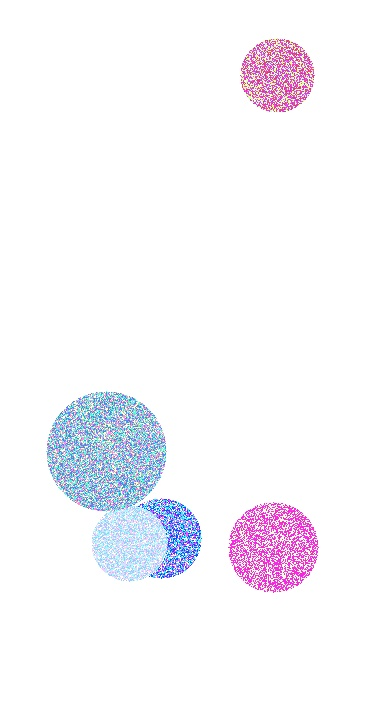
#> input picture images/circulo1.jpg, 378 x 702 px
$ python -i analisis_circulos.py   (imports and definitions only)
#> lines starting #> are read from the running program, lines starting #| are printed output that depends on the picture; after the words box and inside, x2 and y2 are one past the last pixel; in counts of white or black regions, pixels touching at a corner belong together
import cv2
import numpy as np
import matplotlib.pyplot as plt
import os
import pandas as pd
from datetime import datetime

class AnalizadorCirculos:
    def __init__(self, carpeta_imagenes='images/', carpeta_resultados='resultados/'):
        self.carpeta_imagenes = carpeta_imagenes
        self.carpeta_resultados = carpeta_resultados

        # Crear carpeta de resultados si no existe
        if not os.path.exists(self.carpeta_resultados):
            os.makedirs(self.carpeta_resultados)

        self.resultados_df = pd.DataFrame(columns=[
            'Nombre_Imagen', 'Formato', 'Tamaño', 'Num_Circulos',
            'Area_Media', 'Area_Max', 'Area_Min',
            'Perimetro_Medio', 'Perimetro_Max', 'Perimetro_Min',
            'Radio_Medio', 'Radio_Max', 'Radio_Min',
            'Filtro_Usado', 'Metodo_Deteccion'
        ])

        # Atributos para almacenar resultados de análisis
        self.imagen_original = None
        self.imagen_rgb = None
        self.imagen_gris = None
        self.nombre_imagen = None
        self.formato_imagen = None
        self.tamaño_imagen = None
        self.circulos = None
        self.circulos_contornos = None
        self.areas = []
        self.perimetros = []
        self.radios = []

    def cargar_imagen(self, ruta_imagen):
        """Carga una imagen desde la ruta especificada."""
#> called with ruta_imagen = '../images/circulo1.jpg'
        self.imagen_original = cv2.imread(ruta_imagen)
#> self.imagen_original is the input picture: shape (702, 378, 3); mean B, G, R 250.8, 246.3, 247.4
        if self.imagen_original is None:
            raise ValueError(f"No se pudo cargar la imagen: {ruta_imagen}")

        # Convertir BGR a RGB para visualización con matplotlib
        self.imagen_rgb = cv2.cvtColor(self.imagen_original, cv2.COLOR_BGR2RGB)
        self.nombre_imagen = os.path.basename(ruta_imagen)
        self.formato_imagen = os.path.splitext(ruta_imagen)[1]
        self.tamaño_imagen = self.imagen_original.shape

        return self.imagen_rgb

    def convertir_escala_grises(self, imagen=None):
        """Convierte una imagen a escala de grises."""
        if imagen is None:
            imagen = self.imagen_original

        if len(imagen.shape) == 2:  # Ya es escala de grises
            self.imagen_gris = imagen
            return self.imagen_gris

        self.imagen_gris = cv2.cvtColor(imagen, cv2.COLOR_BGR2GRAY)
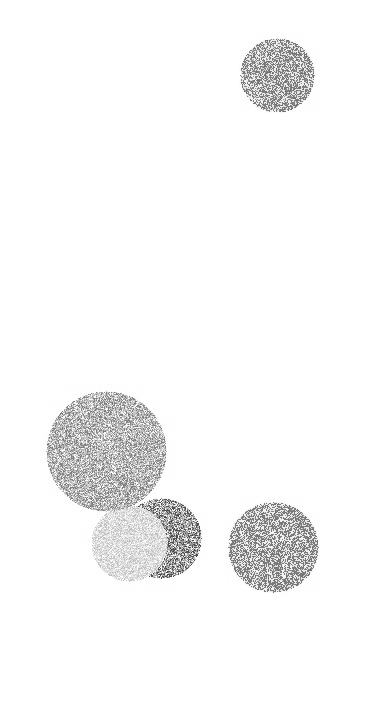
#> self.imagen_gris: shape (702, 378); min 69, max 255, mean 247.1
        return self.imagen_gris

    def detectar_circulos_hough(self, imagen=None, metodo=cv2.HOUGH_GRADIENT,
                                dp=1, minDist=50, param1=50, param2=30,
                                minRadius=0, maxRadius=0):
        """
        Detecta círculos usando la transformada de Hough.

        Args:
            imagen: Imagen en escala de grises (si es None, usa la imagen cargada)
            metodo: Método de detección (por defecto cv2.HOUGH_GRADIENT)
            dp: Resolución del acumulador
            minDist: Distancia mínima entre círculos
            param1: Umbral para el detector de bordes
            param2: Umbral para la detección de centros
            minRadius: Radio mínimo a detectar
            maxRadius: Radio máximo a detectar

        Returns:
            Tupla (imagen_con_circulos, circulos_detectados)
        """
        if imagen is None:
            if not hasattr(self, 'imagen_gris') or self.imagen_gris is None:
                self.imagen_gris = self.convertir_escala_grises()
            imagen = self.imagen_gris

        self.circulos = cv2.HoughCircles(
            imagen,
            metodo,
            dp,
            minDist,
            param1=param1,
            param2=param2,
            minRadius=minRadius,
            maxRadius=maxRadius
        )

        # Crear una copia de la imagen original para dibujar los círculos
        self.imagen_con_circulos = self.imagen_rgb.copy() if hasattr(self, 'imagen_rgb') else None

        # Limpiar métricas anteriores
        self.areas = []
        self.perimetros = []
        self.radios = []

        if self.circulos is not None:
            # Convertir los valores a enteros
            self.circulos = np.uint16(np.around(self.circulos))

            for circulo in self.circulos[0, :]:
                centro_x, centro_y, radio = circulo[0], circulo[1], circulo[2]

                # Calcular área y perímetro
                area = np.pi * radio ** 2
                perimetro = 2 * np.pi * radio

                # Guardar métricas
                self.areas.append(area)
                self.perimetros.append(perimetro)
                self.radios.append(radio)

                # Dibujar círculo en la imagen
                if self.imagen_con_circulos is not None:
                    cv2.circle(self.imagen_con_circulos, (centro_x, centro_y), radio, (0, 255, 0), 2)
                    cv2.circle(self.imagen_con_circulos, (centro_x, centro_y), 2, (255, 0, 0), 3)

        return self.imagen_con_circulos, self.circulos

    # [121 lines left out: functions detectar_circulos_contornos, analizar_circulos, not called in this run]

    def procesar_imagen(self, ruta_imagen, metodo_deteccion='hough'):
        """
        Procesa una imagen completa aplicando una serie de pasos para detectar círculos.

        Args:
            ruta_imagen: Ruta a la imagen a procesar
            metodo_deteccion: Método de detección ('hough' o 'contornos')

        Returns:
            Tupla (imagen_resultado, circulos_detectados)
        """
        print(f"Procesando imagen: {ruta_imagen}")

        # Cargar imagen
        self.cargar_imagen(ruta_imagen)

        # Convertir a escala de grises
        imagen_gris = self.convertir_escala_grises()

        # Aplicar filtro gaussiano para reducir ruido
        imagen_filtrada = cv2.GaussianBlur(self.imagen_original, (5, 5), 0)
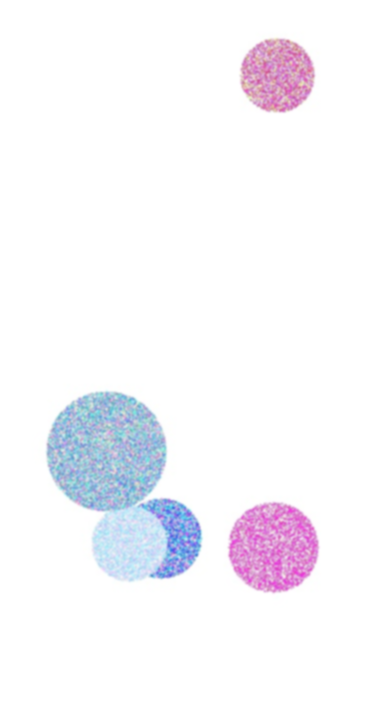
#> imagen_filtrada: shape (702, 378, 3); mean B, G, R 250.8, 246.3, 247.4

        # Convertir imagen filtrada a escala de grises
        imagen_filtrada_gris = self.convertir_escala_grises(imagen_filtrada)

        # Binarizar imagen
        _, imagen_binaria = cv2.threshold(imagen_filtrada_gris, 127, 255, cv2.THRESH_BINARY)
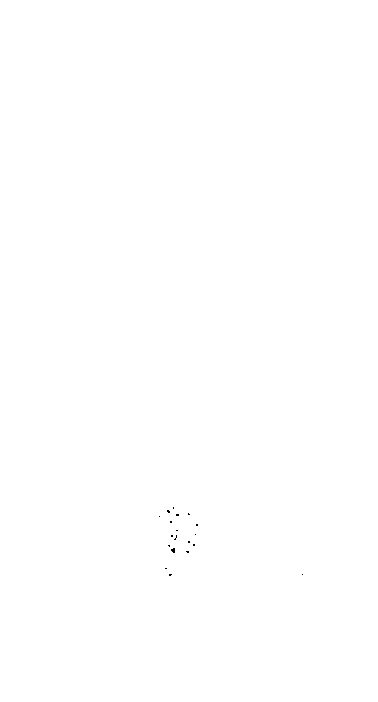
#> imagen_binaria: shape (702, 378); 100% white; black in thin lines or dots, all inside (x1, y1, x2, y2) = (159, 507, 303, 576)

        # Aplicar operación morfológica para mejorar la detección
        kernel = np.ones((5, 5), np.uint8)
        imagen_morfologica = cv2.morphologyEx(imagen_binaria, cv2.MORPH_CLOSE, kernel, iterations=1)
#> imagen_morfologica: shape (702, 378); every value is 255

        # Detectar círculos según el método seleccionado
        if metodo_deteccion == 'hough':
            imagen_resultado, circulos = self.detectar_circulos_hough(
                imagen=imagen_filtrada_gris,
                dp=1,
                minDist=50,
                param1=50,
                param2=30,
                minRadius=10,
                maxRadius=100
            )
#> in detectar_circulos_hough, `self.circulos = cv2.HoughCircles( imagen, metodo, dp, minDist, param1=..`: self.circulos = 14 rows, first 8: [110.5, 448.5, 54.8], [129.5, 543.5, 37.8], [183.5, 472.5, 99.4], [275.5, 544.5, 41.4], [214.5, 515.5, 74.1], [86.5, 504.5, 47.7], [288.5, 71.5, 25.2], [188.5, 584.5, 69.7]
#> in detectar_circulos_hough, `self.circulos = np.uint16(np.around(self.circulos))`: self.circulos = 14 rows, first 8: [110, 448, 55], [130, 544, 38], [184, 472, 99], [276, 544, 41], [214, 516, 74], [86, 504, 48], [288, 72, 25], [188, 584, 70]
#> the loop in detectar_circulos_hough, `for circulo in self.circulos[0, :]:` made 14 passes
#> (centro_x, centro_y, radio, area, perimetro) on passes 1 to 8: (110, 448, 55, 9503.3, 345.6), (130, 544, 38, 4536.5, 238.8), (184, 472, 99, 30790.7, 622), (276, 544, 41, 5281, 257.6), (214, 516, 74, 17203.4, 465), (86, 504, 48, 7238.2, 301.6), (288, 72, 25, 1963.5, 157.1), (188, 584, 70, 15393.8, 439.8)
#> after the loop in detectar_circulos_hough, `for circulo in self.circulos[0, :]:`:
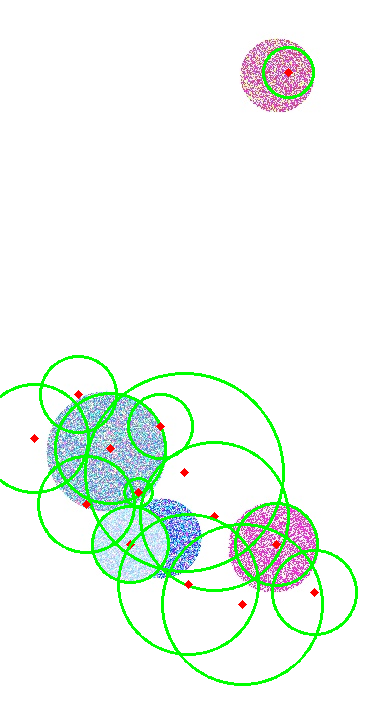
#> self.imagen_con_circulos: shape (702, 378, 3); mean R, G, B 237.4, 247.7, 239.4
#> after the loop in detectar_circulos_hough, `for circulo in self.circulos[0, :]:`: self.areas = [9503.3, 4536.5, 30790.7, 5281, 17203.4, 7238.2, 1963.5, 15393.8, 20106.2, 9160.9, 4536.5, 3217, 615.8, 5541.8]; self.perimetros = [345.6, 238.8, 622, 257.6, 465, 301.6, 157.1, 439.8, 502.7, 339.3, 238.8, 201.1, 87.96, 263.9]; self.radios = [55, 38, 99, 41, 74, 48, 25, 70, 80, 54, 38, 32, 14, 42]
#> circulos has the same summary as self.circulos in detectar_circulos_hough
        else:  # 'contornos'
            imagen_resultado, circulos = self.detectar_circulos_contornos(
                imagen=imagen_morfologica,
                min_area=100
            )

        # Guardar imágenes procesadas
        nombre_base = os.path.splitext(self.nombre_imagen)[0]

        self.guardar_imagen(self.imagen_rgb, f"{nombre_base}_original.jpg")
        self.guardar_imagen(imagen_gris, f"{nombre_base}_gris.jpg")
        self.guardar_imagen(cv2.cvtColor(imagen_filtrada, cv2.COLOR_BGR2RGB), f"{nombre_base}_filtrada.jpg")
        self.guardar_imagen(imagen_binaria, f"{nombre_base}_binaria.jpg")
        self.guardar_imagen(imagen_morfologica, f"{nombre_base}_morfologica.jpg")
        self.guardar_imagen(imagen_resultado, f"{nombre_base}_resultado.jpg")

        # Añadir resultados al DataFrame
        num_circulos = len(self.areas) if hasattr(self, 'areas') and self.areas else 0
#> num_circulos = 14

        if num_circulos > 0:
            area_media = np.mean(self.areas)
#> area_media = 9649.2
            area_max = np.max(self.areas)
#> area_max = 30790.7
            area_min = np.min(self.areas)
#> area_min = 615.8

            perimetro_medio = np.mean(self.perimetros)
#> perimetro_medio = 318.6
            perimetro_max = np.max(self.perimetros)
#> perimetro_max = 622
            perimetro_min = np.min(self.perimetros)
#> perimetro_min = 87.96

            radio_medio = np.mean(self.radios)
#> radio_medio = 50.71
            radio_max = np.max(self.radios)
#> radio_max = 99
            radio_min = np.min(self.radios)
#> radio_min = 14
        else:
            area_media = area_max = area_min = 0
            perimetro_medio = perimetro_max = perimetro_min = 0
            radio_medio = radio_max = radio_min = 0

        nueva_fila = {
            'Nombre_Imagen': self.nombre_imagen,
            'Formato': self.formato_imagen,
            'Tamaño': str(self.tamaño_imagen),
            'Num_Circulos': num_circulos,
            'Area_Media': area_media,
            'Area_Max': area_max,
            'Area_Min': area_min,
            'Perimetro_Medio': perimetro_medio,
            'Perimetro_Max': perimetro_max,
            'Perimetro_Min': perimetro_min,
            'Radio_Medio': radio_medio,
            'Radio_Max': radio_max,
            'Radio_Min': radio_min,
            'Filtro_Usado': 'Gaussiano',
            'Metodo_Deteccion': metodo_deteccion
        }

        self.resultados_df = self.resultados_df._append(nueva_fila, ignore_index=True)
#> self.resultados_df = table of 1 rows and 15 columns

        return imagen_resultado, circulos

    # [67 lines left out: function procesar_multiples_imagenes, not called in this run]

    def guardar_imagen(self, imagen, nombre_archivo):
        """
        Guarda una imagen procesada.

        Args:
            imagen: Imagen a guardar
            nombre_archivo: Nombre del archivo de salida

        Returns:
            Ruta completa donde se guardó la imagen
        """
        ruta_completa = os.path.join(self.carpeta_resultados, nombre_archivo)

        # Para imágenes que deben guardarse con OpenCV (no RGB)
        if len(imagen.shape) == 3 and imagen.shape[2] == 3:
            # Convertir RGB a BGR para guardar con OpenCV
            imagen_bgr = cv2.cvtColor(imagen, cv2.COLOR_RGB2BGR)
            cv2.imwrite(ruta_completa, imagen_bgr)
        else:
            # Para imágenes en escala de grises o binarias
            cv2.imwrite(ruta_completa, imagen)

        return ruta_completa

    # [84 lines left out: functions guardar_resultados_excel, visualizar_resultados, not called in this run]

>>> result = AnalizadorCirculos().procesar_imagen('../images/circulo1.jpg')

$ run again, on images/circulo2.jpg
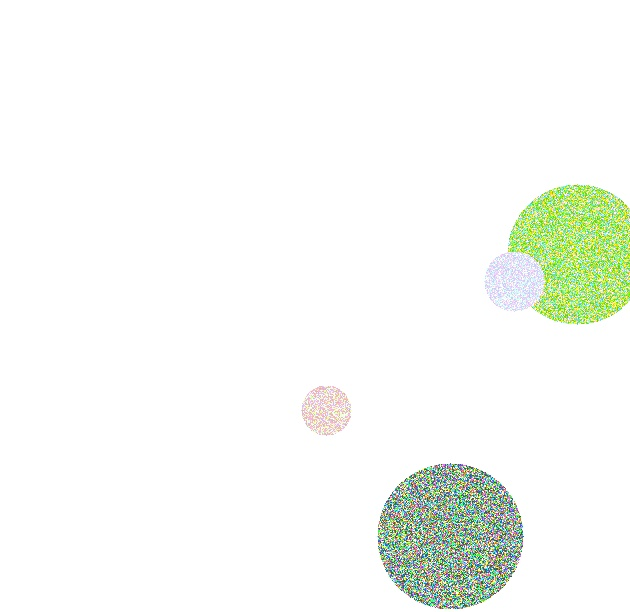
#> input picture images/circulo2.jpg, 630 x 612 px
#> in cargar_imagen, self.imagen_original is the input picture: shape (612, 630, 3); mean B, G, R 245.6, 250.1, 247.3
#> in convertir_escala_grises, `self.imagen_gris = cv2.cvtColor(imagen, cv2.COLOR_BGR2GRAY)`:
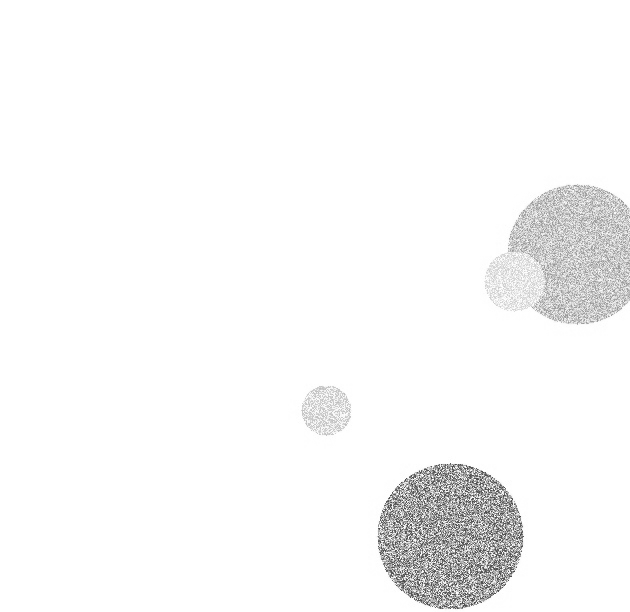
#> self.imagen_gris: shape (612, 630); min 69, max 255, mean 248.7
#> imagen_binaria: shape (612, 630); 100% white; black in thin lines or dots, all inside (x1, y1, x2, y2) = (389, 471, 517, 606)
#> imagen_morfologica: shape (612, 630); every value is 255
#> in detectar_circulos_hough, `self.circulos = cv2.HoughCircles( imagen, metodo, dp, minDist, param1=..`: self.circulos = 18 rows, first 8: [449.5, 535.5, 73], [555.5, 260.5, 48.5], [375.5, 495.5, 78.5], [572.5, 210.5, 26.6], [595.5, 294.5, 26.7], [485.5, 497.5, 21], [492.5, 563.5, 23], [424.5, 581.5, 21]
#> in detectar_circulos_hough, `self.circulos = np.uint16(np.around(self.circulos))`: self.circulos = 18 rows, first 8: [450, 536, 73], [556, 260, 48], [376, 496, 78], [572, 210, 27], [596, 294, 27], [486, 498, 21], [492, 564, 23], [424, 582, 21]
#> the loop in detectar_circulos_hough, `for circulo in self.circulos[0, :]:` made 18 passes
#> (centro_x, centro_y, radio, area, perimetro) on passes 1 to 8: (450, 536, 73, 16741.5, 458.7), (556, 260, 48, 7238.2, 301.6), (376, 496, 78, 19113.4, 490.1), (572, 210, 27, 2290.2, 169.6), (596, 294, 27, 2290.2, 169.6), (486, 498, 21, 1385.4, 131.9), (492, 564, 23, 1661.9, 144.5), (424, 582, 21, 1385.4, 131.9)
#> after the loop in detectar_circulos_hough, `for circulo in self.circulos[0, :]:`:
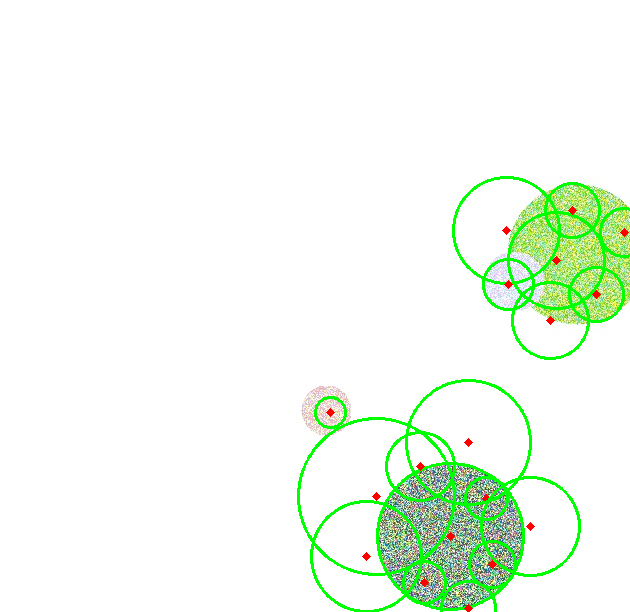
#> self.imagen_con_circulos: shape (612, 630, 3); mean R, G, B 241, 250.6, 239.1
#> after the loop in detectar_circulos_hough, `for circulo in self.circulos[0, :]:`: self.areas = [16741.5, 7238.2, 19113.4, 2290.2, 2290.2, 1385.4, 1661.9, 1385.4, 8824.7, 1963.5, 12076.3, 9503.3, 7543, 3631.7, 4536.5, 1809.6, 706.9, 2290.2]; self.perimetros = [458.7, 301.6, 490.1, 169.6, 169.6, 131.9, 144.5, 131.9, 333, 157.1, 389.6, 345.6, 307.9, 213.6, 238.8, 150.8, 94.25, 169.6]; self.radios = [73, 48, 78, 27, 27, 21, 23, 21, 53, 25, 62, 55, 49, 34, 38, 24, 15, 27]
#> circulos has the same summary as self.circulos in detectar_circulos_hough
#> num_circulos = 18
#> area_media = 5832.9
#> area_max = 19113.4
#> area_min = 706.9
#> perimetro_medio = 244.3
#> perimetro_max = 490.1
#> perimetro_min = 94.25
#> radio_medio = 38.89
#> radio_max = 78
#> radio_min = 15
#> self.resultados_df = table of 1 rows and 15 columns

$ run again, on images/circulo3.jpg
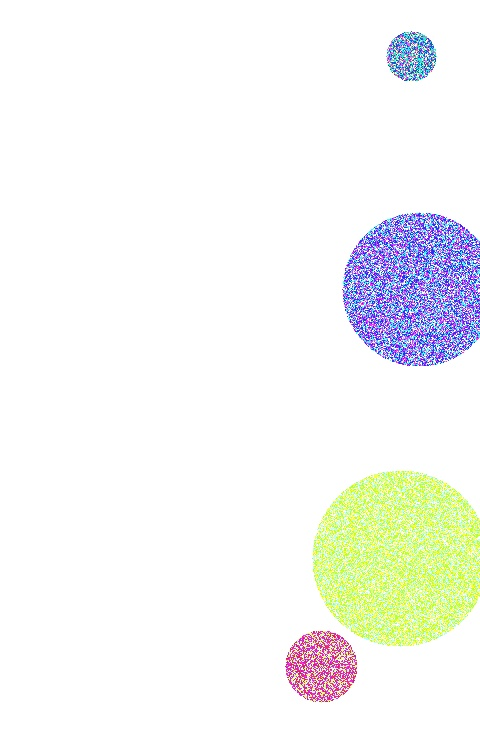
#> input picture images/circulo3.jpg, 480 x 748 px
#> in cargar_imagen, self.imagen_original is the input picture: shape (748, 480, 3); mean B, G, R 244.9, 247.2, 245.8
#> in procesar_imagen, `_, imagen_binaria = cv2.threshold(imagen_filtrada_gris, 127, 255, cv2...`:
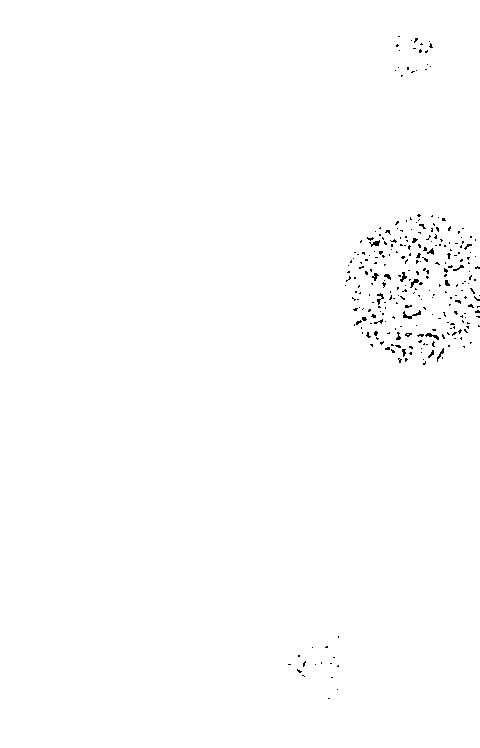
#> imagen_binaria: shape (748, 480); 99.5% white; black in thin lines or dots, all inside (x1, y1, x2, y2) = (288, 36, 480, 699)
#> imagen_morfologica: shape (748, 480); every value is 255
#> in detectar_circulos_hough, `self.circulos = cv2.HoughCircles( imagen, metodo, dp, minDist, param1=..`: self.circulos = 16 rows, first 8: [400.5, 558.5, 88.5], [413.5, 275.5, 62], [321.5, 666.5, 35.9], [439.5, 321.5, 38.9], [384.5, 387.5, 97.2], [360.5, 607.5, 49.9], [411.5, 56.5, 24.9], [378.5, 313.5, 23]
#> in detectar_circulos_hough, `self.circulos = np.uint16(np.around(self.circulos))`: self.circulos = 16 rows, first 8: [400, 558, 88], [414, 276, 62], [322, 666, 36], [440, 322, 39], [384, 388, 97], [360, 608, 50], [412, 56, 25], [378, 314, 23]
#> the loop in detectar_circulos_hough, `for circulo in self.circulos[0, :]:` made 16 passes
#> (centro_x, centro_y, radio, area, perimetro) on passes 1 to 8: (400, 558, 88, 24328.5, 552.9), (414, 276, 62, 12076.3, 389.6), (322, 666, 36, 4071.5, 226.2), (440, 322, 39, 4778.4, 245), (384, 388, 97, 29559.2, 609.5), (360, 608, 50, 7854, 314.2), (412, 56, 25, 1963.5, 157.1), (378, 314, 23, 1661.9, 144.5)
#> after the loop in detectar_circulos_hough, `for circulo in self.circulos[0, :]:`:
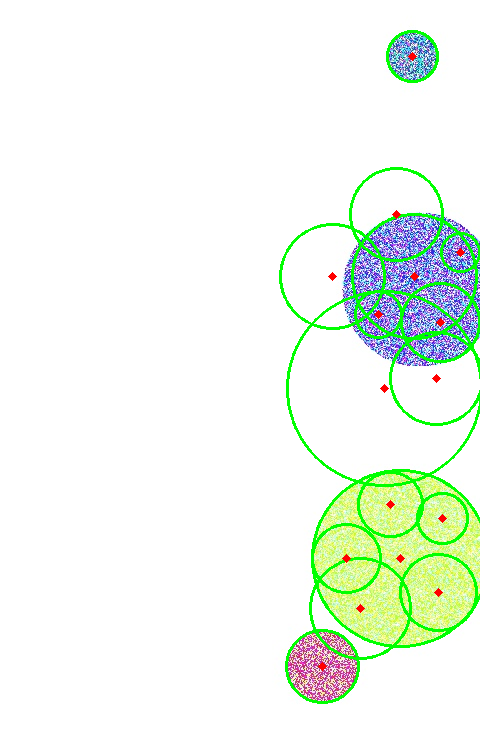
#> self.imagen_con_circulos: shape (748, 480, 3); mean R, G, B 239, 248.2, 237.5
#> after the loop in detectar_circulos_hough, `for circulo in self.circulos[0, :]:`: self.areas = [24328.5, 12076.3, 4071.5, 4778.4, 29559.2, 7854, 1963.5, 1661.9, 4536.5, 6647.6, 3631.7, 3217, 1134.1, 8494.9, 6647.6, 1963.5]; self.perimetros = [552.9, 389.6, 226.2, 245, 609.5, 314.2, 157.1, 144.5, 238.8, 289, 213.6, 201.1, 119.4, 326.7, 289, 157.1]; self.radios = [88, 62, 36, 39, 97, 50, 25, 23, 38, 46, 34, 32, 19, 52, 46, 25]
#> circulos has the same summary as self.circulos in detectar_circulos_hough
#> num_circulos = 16
#> area_media = 7660.4
#> area_max = 29559.2
#> area_min = 1134.1
#> perimetro_medio = 279.6
#> perimetro_max = 609.5
#> perimetro_min = 119.4
#> radio_medio = 44.5
#> radio_max = 97
#> radio_min = 19
#> self.resultados_df = table of 1 rows and 15 columns
